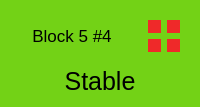
               <widget class="QWidget" name="cell_n4" native="true">
                <property name="styleSheet">
                 <string notr="true">background-color: rgb(115, 210, 22);
border-color: rgb(255, 255, 255);</string>
                </property>
                <layout class="QGridLayout" name="gridLayout_9">
                 <item row="0" column="0">
                  <widget class="QLabel" name="n4">
                   <property name="font">
                    <font>
                     <pointsize>13</pointsize>
                    </font>
                   </property>
                   <property name="text">
                    <string>Block 5 #4</string>
                   </property>
                   <property name="alignment">
                    <set>Qt::AlignCenter</set>
                   </property>
                  </widget>
                 </item>
                 <item row="0" column="1">
                  <widget class="QWidget" name="w4" native="true">
                   <property name="sizePolicy">
                    <sizepolicy hsizetype="Fixed" vsizetype="Fixed">
                     <horstretch>0</horstretch>
                     <verstretch>0</verstretch>
                    </sizepolicy>
                   </property>
                   <property name="minimumSize">
                    <size>
                     <width>50</width>
                     <height>50</height>
                    </size>
                   </property>
                   <property name="maximumSize">
                    <size>
                     <width>50</width>
                     <height>50</height>
                    </size>
                   </property>
                   <layout class="QGridLayout" name="gridLayout_10">
                    <item row="0" column="0">
                     <widget class="QWidget" name="n4_mainsys" native="true">
                      <property name="styleSheet">
                       <string notr="true">background-color: rgb(239, 41, 41);</string>
                      </property>
                     </widget>
                    </item>
                    <item row="0" column="1">
                     <widget class="QWidget" name="n4_mainradar" native="true">
                      <property name="styleSheet">
                       <string notr="true">background-color: rgb(239, 41, 41);</string>
                      </property>
                     </widget>
                    </item>
                    <item row="1" column="0">
                     <widget class="QWidget" name="n4_subsys" native="true">
                      <property name="styleSheet">
                       <string notr="true">background-color: rgb(239, 41, 41);</string>
                      </property>
                     </widget>
                    </item>
                    <item row="1" column="1">
                     <widget class="QWidget" name="n4_subradar" native="true">
                      <property name="styleSheet">
                       <string notr="true">background-color: rgb(239, 41, 41);</string>
                      </property>
                     </widget>
                    </item>
                   </layout>
                  </widget>
                 </item>
                 <item row="1" column="0" colspan="2">
                  <widget class="QLabel" name="n4_display">
                   <property name="font">
                    <font>
                     <pointsize>19</pointsize>
                    </font>
                   </property>
                   <property name="styleSheet">
                    <string notr="true">border-color: rgb(255, 255, 255);</string>
                   </property>
                   <property name="text">
                    <string>Stable</string>
                   </property>
                   <property name="alignment">
                    <set>Qt::AlignCenter</set>
                   </property>
                  </widget>
                 </item>
                </layout>
               </widget>
